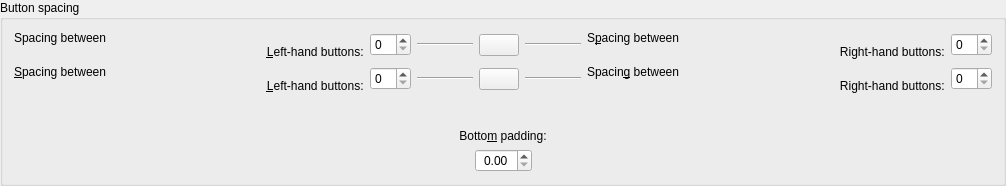
                                            <widget class="QGroupBox" name="groupBox_3">
                                                <property name="title">
                                                    <string>Button spacing</string>
                                                </property>
                                                <layout class="QVBoxLayout" name="verticalLayout_4">
                                                    <item>
                                                        <layout class="QGridLayout" name="gridLayout">
                                                            <property name="sizeConstraint">
                                                                <enum>QLayout::SizeConstraint::SetNoConstraint</enum>
                                                            </property>
                                                            <item row="2" column="2" colspan="2">
                                                                <layout class="QGridLayout" name="gridLayout_4">
                                                                    <property name="sizeConstraint">
                                                                        <enum>QLayout::SizeConstraint::SetNoConstraint</enum>
                                                                    </property>
                                                                    <property name="verticalSpacing">
                                                                        <number>0</number>
                                                                    </property>
                                                                    <item row="0" column="0">
                                                                        <widget class="Line" name="buttonSpacingLeftLine">
                                                                            <property name="orientation">
                                                                                <enum>Qt::Orientation::Horizontal</enum>
                                                                            </property>
                                                                        </widget>
                                                                    </item>
                                                                </layout>
                                                            </item>
                                                            <item row="3" column="2" colspan="2">
                                                                <layout class="QGridLayout" name="gridLayout_6">
                                                                    <property name="sizeConstraint">
                                                                        <enum>QLayout::SizeConstraint::SetNoConstraint</enum>
                                                                    </property>
                                                                    <property name="verticalSpacing">
                                                                        <number>0</number>
                                                                    </property>
                                                                    <item row="0" column="0">
                                                                        <widget class="Line" name="fullHeightButtonSpacingLeftLine">
                                                                            <property name="orientation">
                                                                                <enum>Qt::Orientation::Horizontal</enum>
                                                                            </property>
                                                                        </widget>
                                                                    </item>
                                                                </layout>
                                                            </item>
                                                            <item row="0" column="2">
                                                                <spacer name="horizontalSpacer">
                                                                    <property name="orientation">
                                                                        <enum>Qt::Orientation::Horizontal</enum>
                                                                    </property>
                                                                    <property name="sizeHint" stdset="0">
                                                                        <size>
                                                                            <width>40</width>
                                                                            <height>0</height>
                                                                        </size>
                                                                    </property>
                                                                </spacer>
                                                            </item>
                                                            <item row="3" column="7">
                                                                <widget class="QLabel" name="fullHeightButtonSpacingRightLabel">
                                                                    <property name="text">
                                                                        <string>Spacin&amp;g between
                                                                            Right-hand buttons:</string>
                                                                    </property>
                                                                    <property name="buddy">
                                                                        <cstring>fullHeightButtonSpacingRight</cstring>
                                                                    </property>
                                                                </widget>
                                                            </item>
                                                            <item row="0" column="3">
                                                                <spacer name="horizontalSpacer_31">
                                                                    <property name="orientation">
                                                                        <enum>Qt::Orientation::Horizontal</enum>
                                                                    </property>
                                                                    <property name="sizeType">
                                                                        <enum>QSizePolicy::Policy::Fixed</enum>
                                                                    </property>
                                                                    <property name="sizeHint" stdset="0">
                                                                        <size>
                                                                            <width>10</width>
                                                                            <height>0</height>
                                                                        </size>
                                                                    </property>
                                                                </spacer>
                                                            </item>
                                                            <item row="2" column="0">
                                                                <widget class="QLabel" name="buttonSpacingLeftLabel">
                                                                    <property name="text">
                                                                        <string>Spacing between
                                                                            &amp;Left-hand buttons:</string>
                                                                    </property>
                                                                    <property name="buddy">
                                                                        <cstring>buttonSpacingLeft</cstring>
                                                                    </property>
                                                                </widget>
                                                            </item>
                                                            <item row="2" column="7">
                                                                <widget class="QLabel" name="buttonSpacingRightLabel">
                                                                    <property name="text">
                                                                        <string>S&amp;pacing between
                                                                            Right-hand buttons:</string>
                                                                    </property>
                                                                    <property name="buddy">
                                                                        <cstring>buttonSpacingRight</cstring>
                                                                    </property>
                                                                </widget>
                                                            </item>
                                                            <item row="3" column="8">
                                                                <widget class="QSpinBox" name="fullHeightButtonSpacingRight">
                                                                    <property name="maximum">
                                                                        <number>50</number>
                                                                    </property>
                                                                </widget>
                                                            </item>
                                                            <item row="3" column="1">
                                                                <widget class="QSpinBox" name="fullHeightButtonSpacingLeft">
                                                                    <property name="maximum">
                                                                        <number>50</number>
                                                                    </property>
                                                                </widget>
                                                            </item>
                                                            <item row="0" column="5">
                                                                <spacer name="horizontalSpacer_19">
                                                                    <property name="orientation">
                                                                        <enum>Qt::Orientation::Horizontal</enum>
                                                                    </property>
                                                                    <property name="sizeType">
                                                                        <enum>QSizePolicy::Policy::Fixed</enum>
                                                                    </property>
                                                                    <property name="sizeHint" stdset="0">
                                                                        <size>
                                                                            <width>10</width>
                                                                            <height>0</height>
                                                                        </size>
                                                                    </property>
                                                                </spacer>
                                                            </item>
                                                            <item row="3" column="0">
                                                                <widget class="QLabel" name="fullHeightButtonSpacingLeftLabel">
                                                                    <property name="text">
                                                                        <string>&amp;Spacing between
                                                                            &amp;Left-hand buttons:</string>
                                                                    </property>
                                                                    <property name="buddy">
                                                                        <cstring>fullHeightButtonSpacingLeft</cstring>
                                                                    </property>
                                                                </widget>
                                                            </item>
                                                            <item row="0" column="6">
                                                                <spacer name="horizontalSpacer_2">
                                                                    <property name="orientation">
                                                                        <enum>Qt::Orientation::Horizontal</enum>
                                                                    </property>
                                                                    <property name="sizeHint" stdset="0">
                                                                        <size>
                                                                            <width>40</width>
                                                                            <height>0</height>
                                                                        </size>
                                                                    </property>
                                                                </spacer>
                                                            </item>
                                                            <item row="2" column="8">
                                                                <widget class="QSpinBox" name="buttonSpacingRight">
                                                                    <property name="suffix">
                                                                        <string />
                                                                    </property>
                                                                    <property name="prefix">
                                                                        <string />
                                                                    </property>
                                                                    <property name="maximum">
                                                                        <number>50</number>
                                                                    </property>
                                                                </widget>
                                                            </item>
                                                            <item row="3" column="5" colspan="2">
                                                                <layout class="QGridLayout" name="gridLayout_7">
                                                                    <property name="sizeConstraint">
                                                                        <enum>QLayout::SizeConstraint::SetNoConstraint</enum>
                                                                    </property>
                                                                    <property name="verticalSpacing">
                                                                        <number>0</number>
                                                                    </property>
                                                                    <item row="0" column="0">
                                                                        <widget class="Line" name="fullHeightButtonSpacingRightLine">
                                                                            <property name="orientation">
                                                                                <enum>Qt::Orientation::Horizontal</enum>
                                                                            </property>
                                                                        </widget>
                                                                    </item>
                                                                </layout>
                                                            </item>
                                                            <item row="3" column="4">
                                                                <widget class="QPushButton" name="lockFullHeightButtonSpacingLeftRight">
                                                                    <property name="sizePolicy">
                                                                        <sizepolicy hsizetype="Fixed" vsizetype="Fixed">
                                                                            <horstretch>0</horstretch>
                                                                            <verstretch>0</verstretch>
                                                                        </sizepolicy>
                                                                    </property>
                                                                    <property name="toolTip">
                                                                        <string>Lock to make Left-hand button spacing and Right-hand button spacing have the same value</string>
                                                                    </property>
                                                                    <property name="text">
                                                                        <string />
                                                                    </property>
                                                                    <property name="checkable">
                                                                        <bool>true</bool>
                                                                    </property>
                                                                </widget>
                                                            </item>
                                                            <item row="2" column="1">
                                                                <widget class="QSpinBox" name="buttonSpacingLeft">
                                                                    <property name="suffix">
                                                                        <string />
                                                                    </property>
                                                                    <property name="prefix">
                                                                        <string />
                                                                    </property>
                                                                    <property name="maximum">
                                                                        <number>50</number>
                                                                    </property>
                                                                </widget>
                                                            </item>
                                                            <item row="2" column="5" colspan="2">
                                                                <layout class="QGridLayout" name="gridLayout_5">
                                                                    <property name="sizeConstraint">
                                                                        <enum>QLayout::SizeConstraint::SetNoConstraint</enum>
                                                                    </property>
                                                                    <property name="verticalSpacing">
                                                                        <number>0</number>
                                                                    </property>
                                                                    <item row="0" column="0">
                                                                        <widget class="Line" name="buttonSpacingRightLine">
                                                                            <property name="orientation">
                                                                                <enum>Qt::Orientation::Horizontal</enum>
                                                                            </property>
                                                                        </widget>
                                                                    </item>
                                                                </layout>
                                                            </item>
                                                            <item row="2" column="4">
                                                                <widget class="QPushButton" name="lockButtonSpacingLeftRight">
                                                                    <property name="sizePolicy">
                                                                        <sizepolicy hsizetype="Fixed" vsizetype="Fixed">
                                                                            <horstretch>0</horstretch>
                                                                            <verstretch>0</verstretch>
                                                                        </sizepolicy>
                                                                    </property>
                                                                    <property name="toolTip">
                                                                        <string>Lock to make Left-hand button spacing and Right-hand button spacing have the same value</string>
                                                                    </property>
                                                                    <property name="text">
                                                                        <string />
                                                                    </property>
                                                                    <property name="checkable">
                                                                        <bool>true</bool>
                                                                    </property>
                                                                </widget>
                                                            </item>
                                                            <item row="4" column="4">
                                                                <spacer name="integratedOnlySpacer">
                                                                    <property name="orientation">
                                                                        <enum>Qt::Orientation::Vertical</enum>
                                                                    </property>
                                                                    <property name="sizeType">
                                                                        <enum>QSizePolicy::Policy::MinimumExpanding</enum>
                                                                    </property>
                                                                    <property name="sizeHint" stdset="0">
                                                                        <size>
                                                                            <width>0</width>
                                                                            <height>30</height>
                                                                        </size>
                                                                    </property>
                                                                </spacer>
                                                            </item>
                                                        </layout>
                                                    </item>
                                                    <item>
                                                        <layout class="QGridLayout" name="integratedOnlyGrid">
                                                            <property name="topMargin">
                                                                <number>0</number>
                                                            </property>
                                                            <item row="2" column="2">
                                                                <spacer name="horizontalSpacer_5">
                                                                    <property name="orientation">
                                                                        <enum>Qt::Orientation::Horizontal</enum>
                                                                    </property>
                                                                    <property name="sizeHint" stdset="0">
                                                                        <size>
                                                                            <width>40</width>
                                                                            <height>0</height>
                                                                        </size>
                                                                    </property>
                                                                </spacer>
                                                            </item>
                                                            <item row="2" column="1">
                                                                <widget class="QDoubleSpinBox" name="integratedRoundedRectangleBottomPadding">
                                                                    <property name="sizePolicy">
                                                                        <sizepolicy hsizetype="Fixed" vsizetype="Fixed">
                                                                            <horstretch>0</horstretch>
                                                                            <verstretch>0</verstretch>
                                                                        </sizepolicy>
                                                                    </property>
                                                                    <property name="alignment">
                                                                        <set>Qt::AlignmentFlag::AlignCenter</set>
                                                                    </property>
                                                                    <property name="decimals">
                                                                        <number>2</number>
                                                                    </property>
                                                                    <property name="maximum">
                                                                        <double>10.000000000000000</double>
                                                                    </property>
                                                                    <property name="singleStep">
                                                                        <double>0.250000000000000</double>
                                                                    </property>
                                                                </widget>
                                                            </item>
                                                            <item row="2" column="0">
                                                                <spacer name="horizontalSpacer_6">
                                                                    <property name="orientation">
                                                                        <enum>Qt::Orientation::Horizontal</enum>
                                                                    </property>
                                                                    <property name="sizeHint" stdset="0">
                                                                        <size>
                                                                            <width>40</width>
                                                                            <height>0</height>
                                                                        </size>
                                                                    </property>
                                                                </spacer>
                                                            </item>
                                                            <item row="1" column="0" colspan="3">
                                                                <widget class="QLabel" name="integratedRoundedRectangleBottomPaddingLabel">
                                                                    <property name="text">
                                                                        <string>Botto&amp;m padding:</string>
                                                                    </property>
                                                                    <property name="alignment">
                                                                        <set>Qt::AlignmentFlag::AlignCenter</set>
                                                                    </property>
                                                                    <property name="buddy">
                                                                        <cstring>integratedRoundedRectangleBottomPadding</cstring>
                                                                    </property>
                                                                </widget>
                                                            </item>
                                                        </layout>
                                                    </item>
                                                </layout>
                                            </widget>
